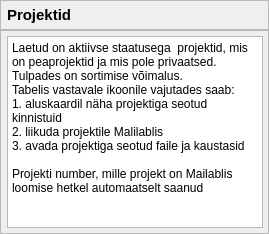
              <widget class="QWidget" name="w_HM_Projektid">
               <layout class="QVBoxLayout" name="verticalLayout_119">
                <property name="spacing">
                 <number>0</number>
                </property>
                <property name="leftMargin">
                 <number>0</number>
                </property>
                <property name="topMargin">
                 <number>0</number>
                </property>
                <property name="rightMargin">
                 <number>0</number>
                </property>
                <property name="bottomMargin">
                 <number>0</number>
                </property>
                <item>
                 <widget class="QFrame" name="f_HM_Projektid_Pealkiri">
                  <property name="styleSheet">
                   <string notr="true"/>
                  </property>
                  <property name="frameShape">
                   <enum>QFrame::StyledPanel</enum>
                  </property>
                  <property name="frameShadow">
                   <enum>QFrame::Raised</enum>
                  </property>
                  <layout class="QVBoxLayout" name="verticalLayout_118">
                   <property name="spacing">
                    <number>5</number>
                   </property>
                   <property name="leftMargin">
                    <number>6</number>
                   </property>
                   <property name="topMargin">
                    <number>5</number>
                   </property>
                   <property name="rightMargin">
                    <number>5</number>
                   </property>
                   <property name="bottomMargin">
                    <number>5</number>
                   </property>
                   <item alignment="Qt::AlignTop">
                    <widget class="QLabel" name="lb_HM_Projektid_Pealkiri">
                     <property name="font">
                      <font>
                       <pointsize>11</pointsize>
                       <weight>75</weight>
                       <bold>true</bold>
                      </font>
                     </property>
                     <property name="text">
                      <string>Projektid</string>
                     </property>
                    </widget>
                   </item>
                  </layout>
                 </widget>
                </item>
                <item>
                 <widget class="QFrame" name="f_HM_Projektid_Sisu">
                  <property name="styleSheet">
                   <string notr="true"/>
                  </property>
                  <property name="frameShape">
                   <enum>QFrame::StyledPanel</enum>
                  </property>
                  <property name="frameShadow">
                   <enum>QFrame::Raised</enum>
                  </property>
                  <layout class="QVBoxLayout" name="verticalLayout_129">
                   <property name="spacing">
                    <number>5</number>
                   </property>
                   <property name="leftMargin">
                    <number>6</number>
                   </property>
                   <property name="topMargin">
                    <number>5</number>
                   </property>
                   <property name="rightMargin">
                    <number>5</number>
                   </property>
                   <property name="bottomMargin">
                    <number>5</number>
                   </property>
                   <item>
                    <widget class="QTextEdit" name="te_HM_Projektid_Sisu">
                     <property name="styleSheet">
                      <string notr="true"/>
                     </property>
                     <property name="readOnly">
                      <bool>true</bool>
                     </property>
                     <property name="html">
                      <string>&lt;!DOCTYPE HTML PUBLIC &quot;-//W3C//DTD HTML 4.0//EN&quot; &quot;http://www.w3.org/TR/REC-html40/strict.dtd&quot;&gt;
&lt;html&gt;&lt;head&gt;&lt;meta name=&quot;qrichtext&quot; content=&quot;1&quot; /&gt;&lt;style type=&quot;text/css&quot;&gt;
p, li { white-space: pre-wrap; }
&lt;/style&gt;&lt;/head&gt;&lt;body style=&quot; font-family:'MS Shell Dlg 2'; font-size:8.25pt; font-weight:400; font-style:normal;&quot;&gt;
&lt;p style=&quot; margin-top:0px; margin-bottom:0px; margin-left:0px; margin-right:0px; -qt-block-indent:0; text-indent:0px;&quot;&gt;&lt;span style=&quot; font-size:9pt;&quot;&gt;Laetud on aktiivse staatusega  projektid, mis on peaprojektid ja mis pole privaatsed.&lt;/span&gt;&lt;/p&gt;
&lt;p style=&quot; margin-top:0px; margin-bottom:0px; margin-left:0px; margin-right:0px; -qt-block-indent:0; text-indent:0px;&quot;&gt;&lt;span style=&quot; font-size:9pt;&quot;&gt;Tulpades on sortimise võimalus.&lt;/span&gt;&lt;/p&gt;
&lt;p style=&quot; margin-top:0px; margin-bottom:0px; margin-left:0px; margin-right:0px; -qt-block-indent:0; text-indent:0px;&quot;&gt;&lt;span style=&quot; font-size:9pt;&quot;&gt;Tabelis vastavale ikoonile vajutades saab:&lt;/span&gt;&lt;/p&gt;
&lt;p style=&quot; margin-top:0px; margin-bottom:0px; margin-left:0px; margin-right:0px; -qt-block-indent:0; text-indent:0px;&quot;&gt;&lt;span style=&quot; font-size:9pt;&quot;&gt;1. aluskaardil näha projektiga seotud kinnistuid&lt;/span&gt;&lt;/p&gt;
&lt;p style=&quot; margin-top:0px; margin-bottom:0px; margin-left:0px; margin-right:0px; -qt-block-indent:0; text-indent:0px;&quot;&gt;&lt;span style=&quot; font-size:9pt;&quot;&gt;2. liikuda projektile Malilablis&lt;/span&gt;&lt;/p&gt;
&lt;p style=&quot; margin-top:0px; margin-bottom:0px; margin-left:0px; margin-right:0px; -qt-block-indent:0; text-indent:0px;&quot;&gt;&lt;span style=&quot; font-size:9pt;&quot;&gt;3. avada projektiga seotud faile ja kaustasid&lt;/span&gt;&lt;/p&gt;
&lt;p style=&quot;-qt-paragraph-type:empty; margin-top:0px; margin-bottom:0px; margin-left:0px; margin-right:0px; -qt-block-indent:0; text-indent:0px; font-size:9pt;&quot;&gt;&lt;br /&gt;&lt;/p&gt;
&lt;p style=&quot; margin-top:0px; margin-bottom:0px; margin-left:0px; margin-right:0px; -qt-block-indent:0; text-indent:0px;&quot;&gt;&lt;span style=&quot; font-size:9pt;&quot;&gt;Projekti number, mille projekt on Mailablis loomise hetkel automaatselt saanud&lt;/span&gt;&lt;/p&gt;
&lt;p style=&quot;-qt-paragraph-type:empty; margin-top:0px; margin-bottom:0px; margin-left:0px; margin-right:0px; -qt-block-indent:0; text-indent:0px; font-size:9pt;&quot;&gt;&lt;br /&gt;&lt;/p&gt;&lt;/body&gt;&lt;/html&gt;</string>
                     </property>
                    </widget>
                   </item>
                  </layout>
                 </widget>
                </item>
               </layout>
              </widget>
